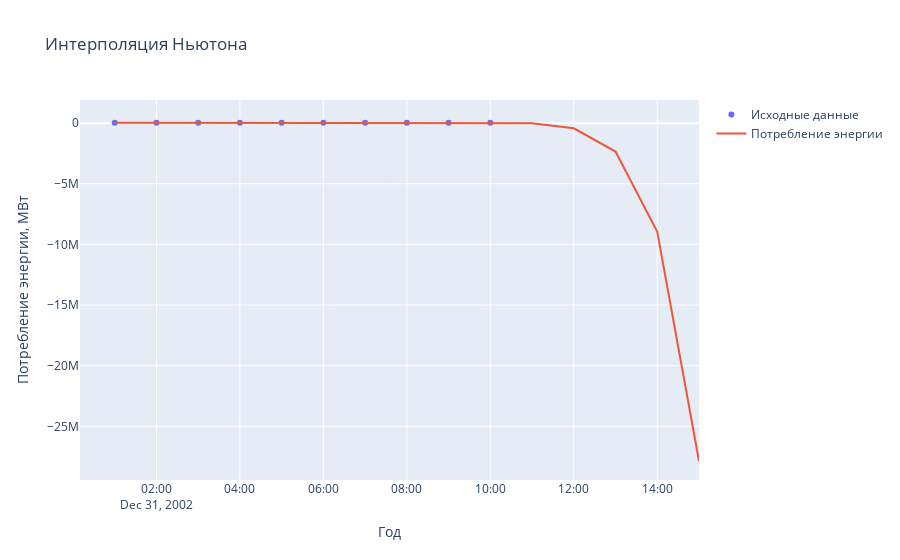

The cell this chart's notebook holds for it:
### Code cell
fig = go.Figure()

fig.add_trace(go.Scatter(y = y_vals,
                    x = df['Datetime'][x_vals],
                    mode='markers',
                    name = 'Исходные данные'))

fig.add_trace(go.Scatter(y = y_newton,
                    x = df['Datetime'][x_new],
                    name = 'Потребление энергии',
                    mode='lines'))

fig.update_layout(title='Интерполяция Ньютона',
                    xaxis_title='Год',
                    yaxis_title='Потребление энергии, МВт')
fig.show()

### Figure 1 — Plotly figure (JSON) as saved in the notebook; plotly's stock layout.template omitted (floating-point values rounded to 4 significant figures)
{"data": [{"mode": "markers", "name": "Исходные данные", "type": "scatter", "x": ["2002-12-31T01:00:00", "2002-12-31T02:00:00", "2002-12-31T03:00:00", "2002-12-31T04:00:00", "2002-12-31T05:00:00", "2002-12-31T06:00:00", "2002-12-31T07:00:00", "2002-12-31T08:00:00", "2002-12-31T09:00:00", "2002-12-31T10:00:00"], "y": [26498, 25147, 24574, 24393, 24860, 26222, 28702, 30698, 31800, 32359]}, {"mode": "lines", "name": "Потребление энергии", "type": "scatter", "x": ["2002-12-31T01:00:00", "2002-12-31T02:00:00", "2002-12-31T03:00:00", "2002-12-31T04:00:00", "2002-12-31T05:00:00", "2002-12-31T06:00:00", "2002-12-31T07:00:00", "2002-12-31T08:00:00", "2002-12-31T09:00:00", "2002-12-31T10:00:00", "2002-12-31T11:00:00", "2002-12-31T12:00:00", "2002-12-31T13:00:00", "2002-12-31T14:00:00", "2002-12-31T15:00:00"], "y": [26498, 25147, 24574, 24393, 24860, 26222, 28702, 30698, 31800, 32360.0, -17420.0, -428600.0, -2341000.0, -8954000.0, -27860000.0]}], "layout": {"title": {"text": "Интерполяция Ньютона"}, "xaxis": {"title": {"text": "Год"}}, "yaxis": {"title": {"text": "Потребление энергии, МВт"}}}}
